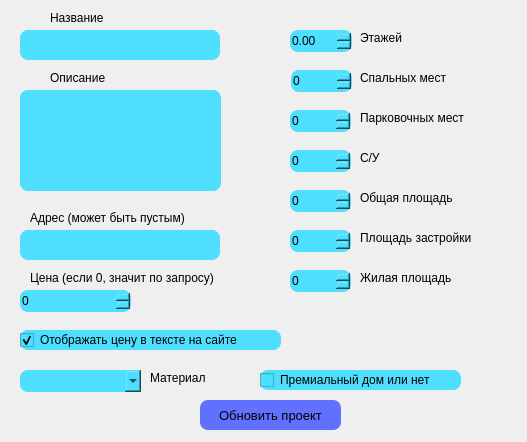
<?xml version="1.0" encoding="UTF-8"?>
<ui version="4.0">
 <class>Dialog</class>
 <widget class="QDialog" name="Dialog">
  <property name="geometry">
   <rect>
    <x>0</x>
    <y>0</y>
    <width>527</width>
    <height>442</height>
   </rect>
  </property>
  <property name="windowTitle">
   <string>Редактировать проект</string>
  </property>
  <widget class="QLineEdit" name="lineEdit_4">
   <property name="geometry">
    <rect>
     <x>20</x>
     <y>30</y>
     <width>200</width>
     <height>30</height>
    </rect>
   </property>
   <property name="sizePolicy">
    <sizepolicy hsizetype="Minimum" vsizetype="Fixed">
     <horstretch>0</horstretch>
     <verstretch>0</verstretch>
    </sizepolicy>
   </property>
   <property name="baseSize">
    <size>
     <width>100</width>
     <height>50</height>
    </size>
   </property>
   <property name="layoutDirection">
    <enum>Qt::LeftToRight</enum>
   </property>
   <property name="styleSheet">
    <string notr="true">background-color: rgb(78, 223, 255);
border-radius: 8px;</string>
   </property>
   <property name="alignment">
    <set>Qt::AlignCenter</set>
   </property>
  </widget>
  <widget class="QLabel" name="label">
   <property name="geometry">
    <rect>
     <x>50</x>
     <y>10</y>
     <width>61</width>
     <height>16</height>
    </rect>
   </property>
   <property name="text">
    <string>Название</string>
   </property>
  </widget>
  <widget class="QLabel" name="label_2">
   <property name="geometry">
    <rect>
     <x>50</x>
     <y>70</y>
     <width>61</width>
     <height>16</height>
    </rect>
   </property>
   <property name="text">
    <string>Описание</string>
   </property>
  </widget>
  <widget class="QTextEdit" name="textEdit">
   <property name="geometry">
    <rect>
     <x>20</x>
     <y>90</y>
     <width>201</width>
     <height>101</height>
    </rect>
   </property>
   <property name="styleSheet">
    <string notr="true">background-color: rgb(78, 223, 255);
border-radius: 8px;</string>
   </property>
  </widget>
  <widget class="QLabel" name="label_3">
   <property name="geometry">
    <rect>
     <x>30</x>
     <y>210</y>
     <width>181</width>
     <height>16</height>
    </rect>
   </property>
   <property name="text">
    <string>Адрес (может быть пустым)</string>
   </property>
  </widget>
  <widget class="QLineEdit" name="lineEdit_5">
   <property name="geometry">
    <rect>
     <x>20</x>
     <y>230</y>
     <width>200</width>
     <height>30</height>
    </rect>
   </property>
   <property name="sizePolicy">
    <sizepolicy hsizetype="Minimum" vsizetype="Fixed">
     <horstretch>0</horstretch>
     <verstretch>0</verstretch>
    </sizepolicy>
   </property>
   <property name="baseSize">
    <size>
     <width>100</width>
     <height>50</height>
    </size>
   </property>
   <property name="layoutDirection">
    <enum>Qt::LeftToRight</enum>
   </property>
   <property name="styleSheet">
    <string notr="true">background-color: rgb(78, 223, 255);
border-radius: 8px;</string>
   </property>
   <property name="alignment">
    <set>Qt::AlignCenter</set>
   </property>
  </widget>
  <widget class="QDoubleSpinBox" name="doubleSpinBox">
   <property name="geometry">
    <rect>
     <x>290</x>
     <y>30</y>
     <width>62</width>
     <height>22</height>
    </rect>
   </property>
   <property name="styleSheet">
    <string notr="true">background-color: rgb(78, 223, 255);
border-radius: 8px;</string>
   </property>
  </widget>
  <widget class="QLabel" name="label_4">
   <property name="geometry">
    <rect>
     <x>360</x>
     <y>30</y>
     <width>55</width>
     <height>16</height>
    </rect>
   </property>
   <property name="text">
    <string>Этажей</string>
   </property>
  </widget>
  <widget class="QSpinBox" name="spinBox">
   <property name="geometry">
    <rect>
     <x>291</x>
     <y>70</y>
     <width>61</width>
     <height>22</height>
    </rect>
   </property>
   <property name="styleSheet">
    <string notr="true">background-color: rgb(78, 223, 255);
border-radius: 8px;</string>
   </property>
  </widget>
  <widget class="QLabel" name="label_5">
   <property name="geometry">
    <rect>
     <x>360</x>
     <y>70</y>
     <width>101</width>
     <height>16</height>
    </rect>
   </property>
   <property name="text">
    <string>Спальных мест</string>
   </property>
  </widget>
  <widget class="QSpinBox" name="spinBox_2">
   <property name="geometry">
    <rect>
     <x>290</x>
     <y>110</y>
     <width>61</width>
     <height>22</height>
    </rect>
   </property>
   <property name="styleSheet">
    <string notr="true">background-color: rgb(78, 223, 255);
border-radius: 8px;</string>
   </property>
  </widget>
  <widget class="QLabel" name="label_6">
   <property name="geometry">
    <rect>
     <x>360</x>
     <y>110</y>
     <width>121</width>
     <height>16</height>
    </rect>
   </property>
   <property name="text">
    <string>Парковочных мест</string>
   </property>
  </widget>
  <widget class="QSpinBox" name="spinBox_3">
   <property name="geometry">
    <rect>
     <x>290</x>
     <y>150</y>
     <width>61</width>
     <height>22</height>
    </rect>
   </property>
   <property name="styleSheet">
    <string notr="true">background-color: rgb(78, 223, 255);
border-radius: 8px;</string>
   </property>
  </widget>
  <widget class="QLabel" name="label_7">
   <property name="geometry">
    <rect>
     <x>360</x>
     <y>150</y>
     <width>31</width>
     <height>16</height>
    </rect>
   </property>
   <property name="text">
    <string>С/У</string>
   </property>
  </widget>
  <widget class="QSpinBox" name="spinBox_4">
   <property name="geometry">
    <rect>
     <x>290</x>
     <y>190</y>
     <width>61</width>
     <height>22</height>
    </rect>
   </property>
   <property name="styleSheet">
    <string notr="true">background-color: rgb(78, 223, 255);
border-radius: 8px;</string>
   </property>
   <property name="maximum">
    <number>999</number>
   </property>
  </widget>
  <widget class="QLabel" name="label_8">
   <property name="geometry">
    <rect>
     <x>360</x>
     <y>190</y>
     <width>121</width>
     <height>16</height>
    </rect>
   </property>
   <property name="text">
    <string>Общая площадь</string>
   </property>
  </widget>
  <widget class="QSpinBox" name="spinBox_5">
   <property name="geometry">
    <rect>
     <x>290</x>
     <y>230</y>
     <width>61</width>
     <height>22</height>
    </rect>
   </property>
   <property name="styleSheet">
    <string notr="true">background-color: rgb(78, 223, 255);
border-radius: 8px;</string>
   </property>
   <property name="maximum">
    <number>999</number>
   </property>
  </widget>
  <widget class="QLabel" name="label_9">
   <property name="geometry">
    <rect>
     <x>360</x>
     <y>230</y>
     <width>141</width>
     <height>16</height>
    </rect>
   </property>
   <property name="text">
    <string>Площадь застройки</string>
   </property>
  </widget>
  <widget class="QSpinBox" name="spinBox_6">
   <property name="geometry">
    <rect>
     <x>290</x>
     <y>270</y>
     <width>61</width>
     <height>22</height>
    </rect>
   </property>
   <property name="styleSheet">
    <string notr="true">background-color: rgb(78, 223, 255);
border-radius: 8px;</string>
   </property>
   <property name="maximum">
    <number>999</number>
   </property>
  </widget>
  <widget class="QLabel" name="label_10">
   <property name="geometry">
    <rect>
     <x>360</x>
     <y>270</y>
     <width>141</width>
     <height>16</height>
    </rect>
   </property>
   <property name="text">
    <string>Жилая площадь</string>
   </property>
  </widget>
  <widget class="QSpinBox" name="spinBox_7">
   <property name="geometry">
    <rect>
     <x>20</x>
     <y>290</y>
     <width>111</width>
     <height>22</height>
    </rect>
   </property>
   <property name="styleSheet">
    <string notr="true">background-color: rgb(78, 223, 255);
border-radius: 8px;</string>
   </property>
   <property name="maximum">
    <number>15000000</number>
   </property>
  </widget>
  <widget class="QLabel" name="label_11">
   <property name="geometry">
    <rect>
     <x>30</x>
     <y>270</y>
     <width>221</width>
     <height>16</height>
    </rect>
   </property>
   <property name="text">
    <string>Цена (если 0, значит по запросу)</string>
   </property>
  </widget>
  <widget class="QCheckBox" name="checkBox">
   <property name="geometry">
    <rect>
     <x>20</x>
     <y>330</y>
     <width>261</width>
     <height>20</height>
    </rect>
   </property>
   <property name="styleSheet">
    <string notr="true">background-color: rgb(78, 223, 255);
border-radius: 8px;</string>
   </property>
   <property name="text">
    <string>Отображать цену в тексте на сайте</string>
   </property>
   <property name="checked">
    <bool>true</bool>
   </property>
  </widget>
  <widget class="QComboBox" name="comboBox">
   <property name="geometry">
    <rect>
     <x>20</x>
     <y>370</y>
     <width>121</width>
     <height>22</height>
    </rect>
   </property>
   <property name="styleSheet">
    <string notr="true">background-color: rgb(78, 223, 255);
border-radius: 8px;</string>
   </property>
  </widget>
  <widget class="QLabel" name="label_12">
   <property name="geometry">
    <rect>
     <x>150</x>
     <y>370</y>
     <width>71</width>
     <height>16</height>
    </rect>
   </property>
   <property name="text">
    <string>Материал</string>
   </property>
  </widget>
  <widget class="QCheckBox" name="checkBox_2">
   <property name="geometry">
    <rect>
     <x>260</x>
     <y>370</y>
     <width>201</width>
     <height>20</height>
    </rect>
   </property>
   <property name="styleSheet">
    <string notr="true">background-color: rgb(78, 223, 255);
border-radius: 8px;</string>
   </property>
   <property name="text">
    <string>Премиальный дом или нет</string>
   </property>
  </widget>
  <widget class="QPushButton" name="pushButton_5">
   <property name="geometry">
    <rect>
     <x>200</x>
     <y>400</y>
     <width>141</width>
     <height>30</height>
    </rect>
   </property>
   <property name="sizePolicy">
    <sizepolicy hsizetype="Expanding" vsizetype="Fixed">
     <horstretch>0</horstretch>
     <verstretch>0</verstretch>
    </sizepolicy>
   </property>
   <property name="palette">
    <palette>
     <active>
      <colorrole role="Button">
       <brush brushstyle="SolidPattern">
        <color alpha="255">
         <red>96</red>
         <green>112</green>
         <blue>255</blue>
        </color>
       </brush>
      </colorrole>
      <colorrole role="Base">
       <brush brushstyle="SolidPattern">
        <color alpha="255">
         <red>96</red>
         <green>112</green>
         <blue>255</blue>
        </color>
       </brush>
      </colorrole>
      <colorrole role="Window">
       <brush brushstyle="SolidPattern">
        <color alpha="255">
         <red>96</red>
         <green>112</green>
         <blue>255</blue>
        </color>
       </brush>
      </colorrole>
     </active>
     <inactive>
      <colorrole role="Button">
       <brush brushstyle="SolidPattern">
        <color alpha="255">
         <red>96</red>
         <green>112</green>
         <blue>255</blue>
        </color>
       </brush>
      </colorrole>
      <colorrole role="Base">
       <brush brushstyle="SolidPattern">
        <color alpha="255">
         <red>96</red>
         <green>112</green>
         <blue>255</blue>
        </color>
       </brush>
      </colorrole>
      <colorrole role="Window">
       <brush brushstyle="SolidPattern">
        <color alpha="255">
         <red>96</red>
         <green>112</green>
         <blue>255</blue>
        </color>
       </brush>
      </colorrole>
     </inactive>
     <disabled>
      <colorrole role="Button">
       <brush brushstyle="SolidPattern">
        <color alpha="255">
         <red>96</red>
         <green>112</green>
         <blue>255</blue>
        </color>
       </brush>
      </colorrole>
      <colorrole role="Base">
       <brush brushstyle="SolidPattern">
        <color alpha="255">
         <red>96</red>
         <green>112</green>
         <blue>255</blue>
        </color>
       </brush>
      </colorrole>
      <colorrole role="Window">
       <brush brushstyle="SolidPattern">
        <color alpha="255">
         <red>96</red>
         <green>112</green>
         <blue>255</blue>
        </color>
       </brush>
      </colorrole>
     </disabled>
    </palette>
   </property>
   <property name="font">
    <font>
     <pointsize>10</pointsize>
    </font>
   </property>
   <property name="mouseTracking">
    <bool>false</bool>
   </property>
   <property name="styleSheet">
    <string notr="true">background-color: rgb(96, 112, 255);
border-radius: 8px;</string>
   </property>
   <property name="text">
    <string>Обновить проект</string>
   </property>
   <property name="default">
    <bool>false</bool>
   </property>
   <property name="flat">
    <bool>false</bool>
   </property>
  </widget>
 </widget>
 <resources/>
 <connections/>
</ui>
